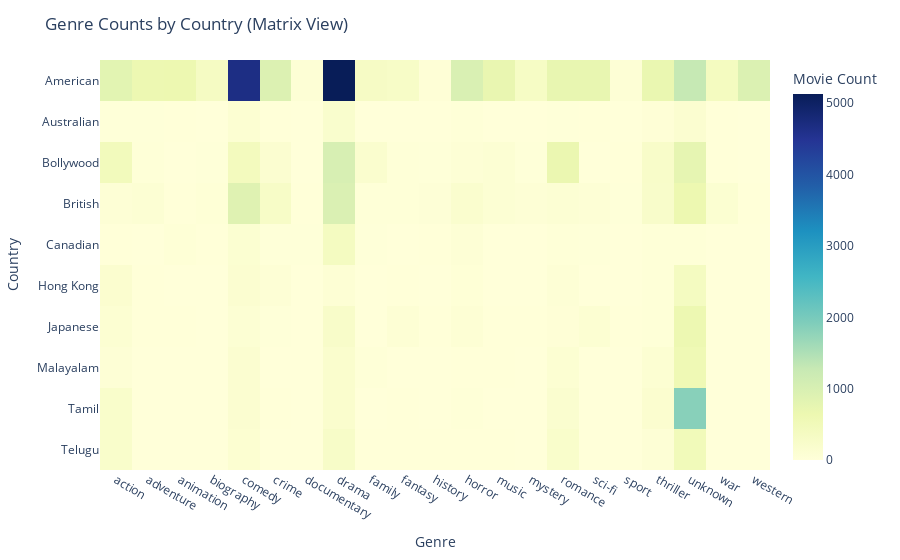

Source (notebook cell):
### Code cell
import plotly.express as px

fig = px.imshow(
    country_genre_pivot,
    labels=dict(x="Genre", y="Country", color="Movie Count"),
    x=country_genre_pivot.columns,
    y=country_genre_pivot.index,
    aspect="auto",
    color_continuous_scale="YlGnBu",
)
fig.update_layout(title="Genre Counts by Country (Matrix View)")
fig.show()

### Figure 1 — Plotly figure (JSON) as saved in the notebook; plotly's stock layout.template omitted (floating-point values rounded to 4 significant figures; data arrays with more than 128 entries replaced by an {"elided": "..."} marker saying what was removed)
{"data": [{"coloraxis": "coloraxis", "hovertemplate": "Genre: %{x}<br>Country: %{y}<br>Movie Count: %{z}<extra></extra>", "name": "0", "type": "heatmap", "x": ["action", "adventure", "animation", "biography", "comedy", "crime", "documentary", "drama", "family", "fantasy", "history", "horror", "music", "mystery", "romance", "sci-fi", "sport", "thriller", "unknown", "war", "western"], "xaxis": "x", "y": ["American", "Australian", "Bollywood", "British", "Canadian", "Hong Kong", "Japanese", "Malayalam", "Tamil", "Telugu"], "yaxis": "y", "z": {"elided": "10x21 int values"}}], "layout": {"coloraxis": {"colorbar": {"title": {"text": "Movie Count"}}, "colorscale": [[0, "rgb(255,255,217)"], [0.125, "rgb(237,248,177)"], [0.25, "rgb(199,233,180)"], [0.375, "rgb(127,205,187)"], [0.5, "rgb(65,182,196)"], [0.625, "rgb(29,145,192)"], [0.75, "rgb(34,94,168)"], [0.875, "rgb(37,52,148)"], [1, "rgb(8,29,88)"]]}, "margin": {"t": 60}, "title": {"text": "Genre Counts by Country (Matrix View)"}, "xaxis": {"anchor": "y", "domain": [0, 1], "title": {"text": "Genre"}}, "yaxis": {"anchor": "x", "autorange": "reversed", "domain": [0, 1], "title": {"text": "Country"}}}}
